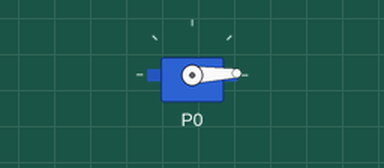
Recording of a program running on a simulated BBC micro:bit (MakeCode). Shown: servo.

Above: at 0.05 s.
At 0.7 s:
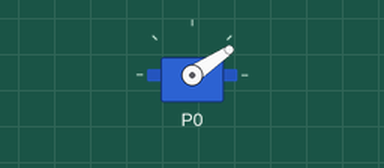
At 1.2 s:
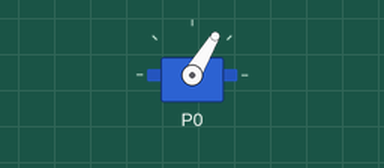
At 2.4 s:
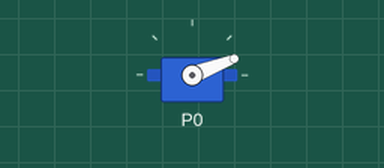
Timing chart, 0 to 6.5 s (numbered marks = the images above):
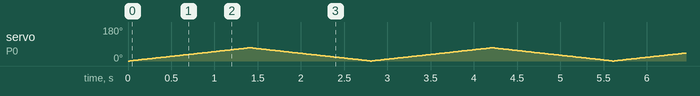

The program:

main.ts
```typescript
let direction = 1
let angle = 0
pins.servoWritePin(AnalogPin.P0, angle)
basic.forever(function () {
    angle += direction
    pins.servoWritePin(AnalogPin.P0, angle)
    if (angle >= 70 || angle <= 0) {
        direction = direction * -1
    }
})
```

test.ts
```typescript
// les tests vont ici ; cela ne sera pas compilé si ce paquet est utilisé en tant qu'extension.
```
